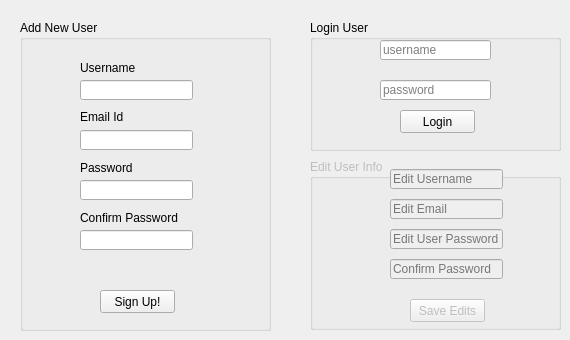
    <widget class="QWidget" name="tab_4">
     <attribute name="title">
      <string>Page</string>
     </attribute>
     <widget class="QGroupBox" name="groupBox">
      <property name="geometry">
       <rect>
        <x>20</x>
        <y>20</y>
        <width>251</width>
        <height>311</height>
       </rect>
      </property>
      <property name="title">
       <string>Add New User</string>
      </property>
      <widget class="QLineEdit" name="lineEdit_11">
       <property name="geometry">
        <rect>
         <x>60</x>
         <y>60</y>
         <width>113</width>
         <height>20</height>
        </rect>
       </property>
      </widget>
      <widget class="QLineEdit" name="lineEdit_12">
       <property name="geometry">
        <rect>
         <x>60</x>
         <y>110</y>
         <width>113</width>
         <height>20</height>
        </rect>
       </property>
      </widget>
      <widget class="QLineEdit" name="lineEdit_13">
       <property name="geometry">
        <rect>
         <x>60</x>
         <y>160</y>
         <width>113</width>
         <height>20</height>
        </rect>
       </property>
       <property name="echoMode">
        <enum>QLineEdit::Password</enum>
       </property>
      </widget>
      <widget class="QLineEdit" name="lineEdit_14">
       <property name="geometry">
        <rect>
         <x>60</x>
         <y>210</y>
         <width>113</width>
         <height>20</height>
        </rect>
       </property>
       <property name="echoMode">
        <enum>QLineEdit::Password</enum>
       </property>
      </widget>
      <widget class="QPushButton" name="pushButton_11">
       <property name="geometry">
        <rect>
         <x>80</x>
         <y>270</y>
         <width>75</width>
         <height>23</height>
        </rect>
       </property>
       <property name="text">
        <string>Sign Up!</string>
       </property>
      </widget>
      <widget class="QLabel" name="label_17">
       <property name="geometry">
        <rect>
         <x>60</x>
         <y>40</y>
         <width>61</width>
         <height>16</height>
        </rect>
       </property>
       <property name="text">
        <string>Username</string>
       </property>
      </widget>
      <widget class="QLabel" name="label_18">
       <property name="geometry">
        <rect>
         <x>60</x>
         <y>90</y>
         <width>47</width>
         <height>13</height>
        </rect>
       </property>
       <property name="text">
        <string>Email Id</string>
       </property>
      </widget>
      <widget class="QLabel" name="label_19">
       <property name="geometry">
        <rect>
         <x>60</x>
         <y>140</y>
         <width>61</width>
         <height>16</height>
        </rect>
       </property>
       <property name="text">
        <string>Password</string>
       </property>
      </widget>
      <widget class="QLabel" name="label_20">
       <property name="geometry">
        <rect>
         <x>60</x>
         <y>190</y>
         <width>101</width>
         <height>16</height>
        </rect>
       </property>
       <property name="text">
        <string>Confirm Password</string>
       </property>
      </widget>
      <widget class="QLabel" name="label_22">
       <property name="geometry">
        <rect>
         <x>40</x>
         <y>240</y>
         <width>151</width>
         <height>20</height>
        </rect>
       </property>
       <property name="font">
        <font>
         <family>Small Fonts</family>
         <weight>75</weight>
         <bold>true</bold>
        </font>
       </property>
       <property name="text">
        <string/>
       </property>
      </widget>
     </widget>
     <widget class="QGroupBox" name="groupBox_2">
      <property name="geometry">
       <rect>
        <x>310</x>
        <y>20</y>
        <width>251</width>
        <height>131</height>
       </rect>
      </property>
      <property name="title">
       <string>Login User</string>
      </property>
      <widget class="QLineEdit" name="lineEdit_23">
       <property name="geometry">
        <rect>
         <x>70</x>
         <y>60</y>
         <width>111</width>
         <height>20</height>
        </rect>
       </property>
       <property name="echoMode">
        <enum>QLineEdit::Password</enum>
       </property>
       <property name="placeholderText">
        <string>password</string>
       </property>
      </widget>
      <widget class="QLineEdit" name="lineEdit_24">
       <property name="geometry">
        <rect>
         <x>70</x>
         <y>20</y>
         <width>111</width>
         <height>20</height>
        </rect>
       </property>
       <property name="placeholderText">
        <string>username</string>
       </property>
      </widget>
      <widget class="QPushButton" name="pushButton_14">
       <property name="geometry">
        <rect>
         <x>90</x>
         <y>90</y>
         <width>75</width>
         <height>23</height>
        </rect>
       </property>
       <property name="text">
        <string>Login</string>
       </property>
      </widget>
     </widget>
     <widget class="QGroupBox" name="groupBox_3">
      <property name="enabled">
       <bool>false</bool>
      </property>
      <property name="geometry">
       <rect>
        <x>310</x>
        <y>159</y>
        <width>251</width>
        <height>171</height>
       </rect>
      </property>
      <property name="title">
       <string>Edit User Info</string>
      </property>
      <widget class="QLineEdit" name="lineEdit_47">
       <property name="geometry">
        <rect>
         <x>80</x>
         <y>70</y>
         <width>113</width>
         <height>20</height>
        </rect>
       </property>
       <property name="echoMode">
        <enum>QLineEdit::Password</enum>
       </property>
       <property name="placeholderText">
        <string>Edit User Password</string>
       </property>
      </widget>
      <widget class="QLineEdit" name="lineEdit_45">
       <property name="geometry">
        <rect>
         <x>80</x>
         <y>10</y>
         <width>113</width>
         <height>20</height>
        </rect>
       </property>
       <property name="placeholderText">
        <string>Edit Username</string>
       </property>
      </widget>
      <widget class="QPushButton" name="pushButton_23">
       <property name="geometry">
        <rect>
         <x>100</x>
         <y>140</y>
         <width>75</width>
         <height>23</height>
        </rect>
       </property>
       <property name="text">
        <string>Save Edits</string>
       </property>
      </widget>
      <widget class="QLineEdit" name="lineEdit_46">
       <property name="geometry">
        <rect>
         <x>80</x>
         <y>40</y>
         <width>113</width>
         <height>20</height>
        </rect>
       </property>
       <property name="text">
        <string/>
       </property>
       <property name="placeholderText">
        <string>Edit Email</string>
       </property>
      </widget>
      <widget class="QLineEdit" name="lineEdit_48">
       <property name="geometry">
        <rect>
         <x>80</x>
         <y>100</y>
         <width>113</width>
         <height>20</height>
        </rect>
       </property>
       <property name="echoMode">
        <enum>QLineEdit::Password</enum>
       </property>
       <property name="placeholderText">
        <string>Confirm Password</string>
       </property>
      </widget>
      <widget class="QLabel" name="label_23">
       <property name="geometry">
        <rect>
         <x>80</x>
         <y>120</y>
         <width>111</width>
         <height>20</height>
        </rect>
       </property>
       <property name="text">
        <string/>
       </property>
      </widget>
     </widget>
    </widget>
